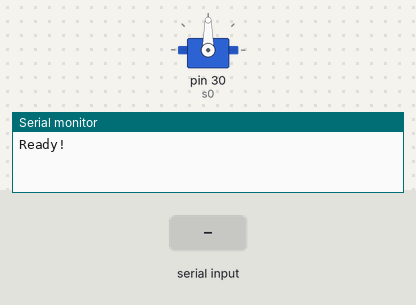
The sketch below on a simulated Arduino Mega 2560, built with avr-gcc and run on an emulated ATmega2560. Shown: servo, the last lines printed to the serial monitor. The inputs (shaded band) are chosen by the test bench.

Above: at 1.2 s.
1.3 s: "s90\n" received over Serial
At 1.75 s:
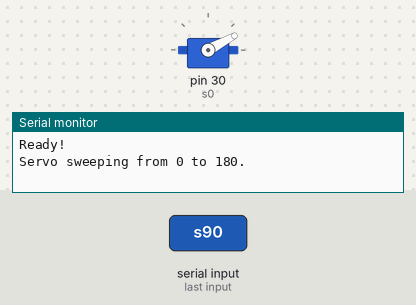
4.3 s: "90,45\n" received over Serial
7.3 s: "a90\n" received over Serial
At 8.3 s:
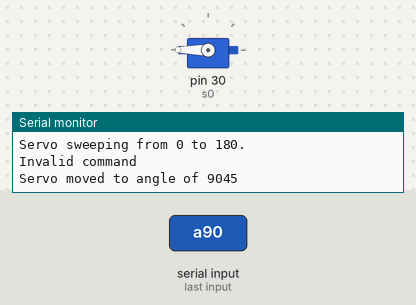
8.8 s: "a,45\n" received over Serial
At 9.3 s:
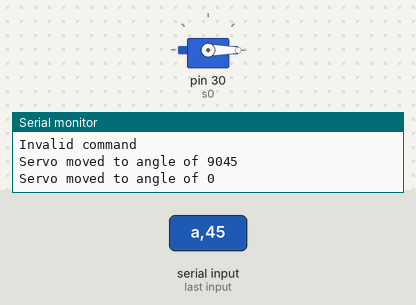
Timing chart, 0 to 11.3 s (numbered marks = the images above; inputs shaded):
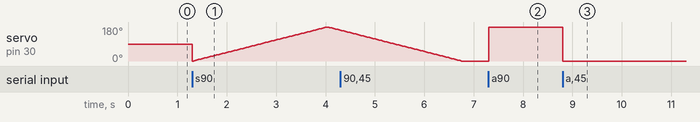

Measured:
- after the input at 7.3 s, servo on pin 30 (s0): 0° → 180° at once
- after the input at 8.8 s, servo on pin 30 (s0): 180° → 0° at once

The sketch:

servo_test.ino
```cpp
#include <Servo.h>

Servo s0;

void setup()
{
    s0.attach(30);
    s0.write(90);
    Serial.begin(9600);
    while(!Serial);
    Serial.write("Ready!\n");
}

void loop()
{
    char msg[16];
    int data;

    if(Serial.available() > 0)
    {
        Serial.readBytesUntil('\n', msg, 16);

        data = atoi(&msg[1]);

        switch(msg[0])
        {
            case 'a':
                Serial.write("Servo moved to angle of ");
                Serial.print(data);
                Serial.write('\n');
                s0.write(data);
                break;
            case 's':
                Serial.write("Servo sweeping from 0 to 180.");
                Serial.write('\n');
                sweep();
                break;
            case'o':
                Serial.write("Stopping PWMs");
                Serial.write('\n');
                s0.write(0);
                break;
            case 'p':
                Serial.write("Setting PWM pulse width to ");
                Serial.print(data);
                Serial.write('\n');
                s0.writeMicroseconds(data);
                break;
            default:
                Serial.write("Invalid command");
                Serial.write('\n');
                break;
        }
    }
    Serial.flush();
}

void sweep()
{
    int pos = 0;

    for (pos = 0; pos <= 180; pos += 1) { // goes from 0 degrees to 180 degrees
        // in steps of 1 degree
        s0.write(pos);              // tell servo to go to position in variable 'pos'
        delay(15);                       // waits 15ms for the servo to reach the position
      }
      for (pos = 180; pos >= 0; pos -= 1) { // goes from 180 degrees to 0 degrees
        s0.write(pos);              // tell servo to go to position in variable 'pos'
        delay(15);                       // waits 15ms for the servo to reach the position
      }
}
```
